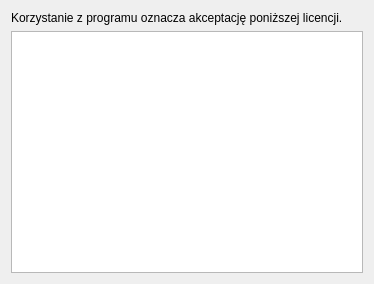
<?xml version="1.0" encoding="UTF-8"?>
<ui version="4.0">
 <class>Dialog</class>
 <widget class="QDialog" name="Dialog">
  <property name="geometry">
   <rect>
    <x>0</x>
    <y>0</y>
    <width>374</width>
    <height>284</height>
   </rect>
  </property>
  <property name="sizePolicy">
   <sizepolicy hsizetype="Preferred" vsizetype="Preferred">
    <horstretch>100</horstretch>
    <verstretch>100</verstretch>
   </sizepolicy>
  </property>
  <property name="maximumSize">
   <size>
    <width>654</width>
    <height>422</height>
   </size>
  </property>
  <property name="windowTitle">
   <string>Licencja</string>
  </property>
  <layout class="QGridLayout" name="gridLayout">
   <item row="0" column="0">
    <layout class="QVBoxLayout" name="verticalLayout">
     <item>
      <widget class="QLabel" name="label">
       <property name="text">
        <string>Korzystanie z programu oznacza akceptację poniższej licencji.</string>
       </property>
      </widget>
     </item>
     <item>
      <widget class="QTextBrowser" name="textBrowser">
       <property name="enabled">
        <bool>true</bool>
       </property>
       <property name="sizePolicy">
        <sizepolicy hsizetype="MinimumExpanding" vsizetype="MinimumExpanding">
         <horstretch>100</horstretch>
         <verstretch>100</verstretch>
        </sizepolicy>
       </property>
      </widget>
     </item>
    </layout>
   </item>
  </layout>
 </widget>
 <resources/>
 <connections/>
</ui>
